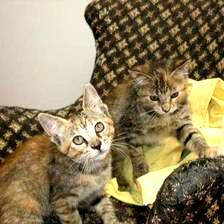
#> input picture data/test/higher_contrast/cat.9885.jpg, 224 x 224 px; its folder holds 4 pictures in this run
$ python inc_contrast.py data/test/higher_contrast
#> lines starting #> are read from the running program, lines starting #| are printed output that depends on the picture
# /// script
# dependencies = [
#     "pillow",
# ]
# ///

import argparse
from pathlib import Path
from PIL import Image, ImageEnhance

def increase_contrast(input_dir, contrast_factor=1.5):
#> called with input_dir = 'data/test/higher_contrast', contrast_factor = 1.5
    input_path = Path(input_dir)
    if not input_path.is_dir():
        print(f"Error: '{input_dir}' is not a valid directory.")
        return

    # Create the output folder named 'higher_contrast' inside the target folder
    output_path = input_path / "higher_contrast"
    output_path.mkdir(exist_ok=True)

    # Supported image formats
    valid_extensions = {".jpg", ".jpeg", ".png", ".webp", ".bmp", ".tiff"}

    count = 0
    for file_path in input_path.iterdir():
        if file_path.suffix.lower() in valid_extensions:
            try:
                with Image.open(file_path) as img:
#> img is the input picture: PIL image 224x224 RGB; mean R, G, B 144.9, 129.2, 95.7
                    enhancer = ImageEnhance.Contrast(img)
                    enhanced_img = enhancer.enhance(contrast_factor)
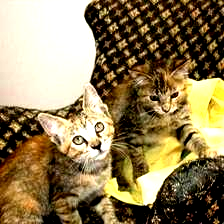
#> enhanced_img: PIL image 224x224 RGB; mean R, G, B 144.8, 127, 89.3

                    # Save to the higher_contrast folder, keeping the original filename
                    output_file = output_path / file_path.name
                    enhanced_img.save(output_file)
                    print(f"Processed: {file_path.name}")
                    count += 1
            except Exception as e:
                print(f"Could not process {file_path.name}: {e}")
#> pass 2 of the loop in increase_contrast, `for file_path in input_path.iterdir():`:
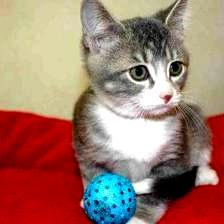
#> input picture data/test/higher_contrast/cat.9886.jpg, 224 x 224 px
#> in increase_contrast, img is the input picture: PIL image 224x224 RGB; mean R, G, B 160, 123, 109.3
#> in increase_contrast, `enhanced_img = enhancer.enhance(contrast_factor)`:
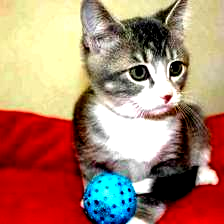
#> enhanced_img: PIL image 224x224 RGB; mean R, G, B 172.1, 130.4, 110
#> pass 3 of the loop in increase_contrast, `for file_path in input_path.iterdir():`:
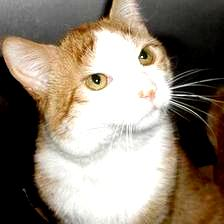
#> input picture data/test/higher_contrast/cat.9887.jpg, 224 x 224 px
#> in increase_contrast, img is the input picture: PIL image 224x224 RGB; mean R, G, B 144.2, 133.2, 119.8
#> in increase_contrast, `enhanced_img = enhancer.enhance(contrast_factor)`:
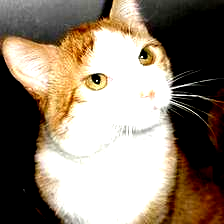
#> enhanced_img: PIL image 224x224 RGB; mean R, G, B 145.1, 132.3, 117.1
#> the loop made 5 passes; the first 3 are shown

    print(f"\nDone! Successfully processed {count} images.")
    print(f"Saved to: {output_path}")

if __name__ == "__main__":
    parser = argparse.ArgumentParser(description="Increase contrast for images in a folder.")
    parser.add_argument("folder", type=str, help="Path to the folder containing images")
    parser.add_argument("--factor", type=float, default=1.5, help="Contrast level (1.0 = original, 1.5 = 50%% more contrast, etc.)")

    args = parser.parse_args()
    increase_contrast(args.folder, args.factor)
